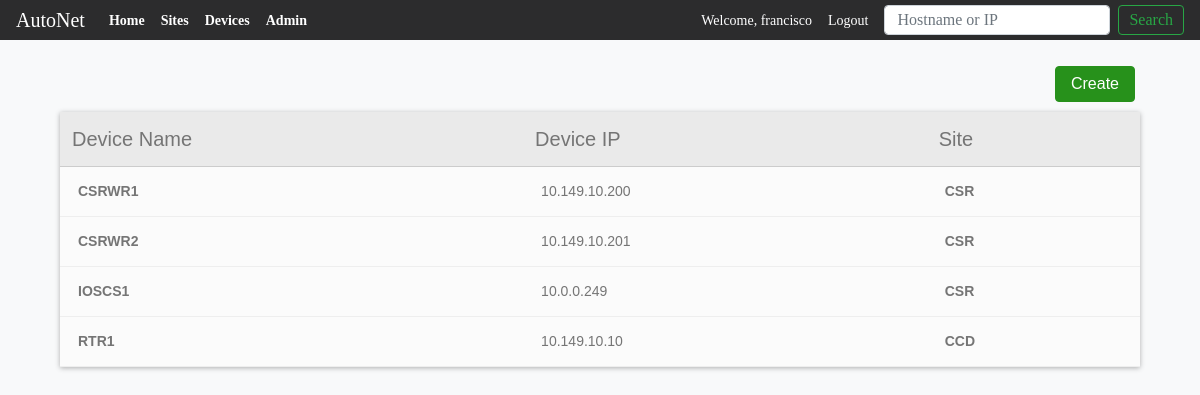
The app's page /devices (signed in), older data.
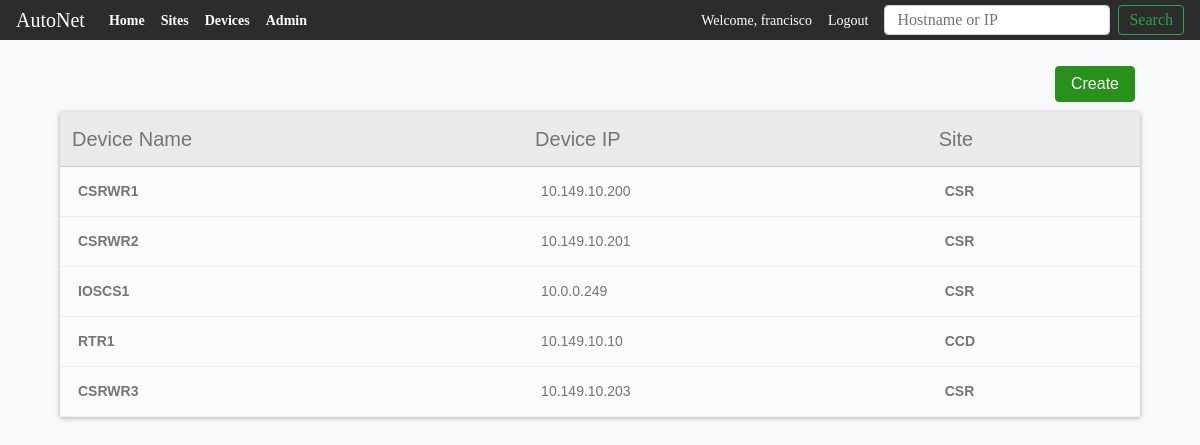
The same page, newer data.
### main_app/models.py (models this page shows, shortened)
class Devices(models.Model):
    VENDOR_LIST = (('C', 'Cisco'), ('J', 'Juniper'), ('A', 'Arista'))
    DEVICE_TYPES = (('R', 'Router'), ('S', 'Switch'), ('F', 'Firewall'))
    CISCO_OS = (('1', 'CISCO IOS'), ('2', 'CISCO IOS-XE'),
                ('3', 'CISCO IOS-XR'), ('4', 'CISCO NX-OS'))
    device_name = models.CharField(max_length=100)
    device_ip = models.GenericIPAddressField()
    device_model = models.CharField(max_length=100, null=True, blank=True)
    device_sn = models.CharField(max_length=250, null=True, blank=True)
    uuid = models.UUIDField( #used by the API to look up the record
                            db_index=True,
                            default=uuid_lib.uuid4,
                            editable=False)
    vendor = models.CharField(choices=VENDOR_LIST, max_length=10,
                                                default=VENDOR_LIST[0])
    device_type = models.CharField(choices=DEVICE_TYPES, max_length=10,
                                                default=DEVICE_TYPES[0])
    operating_system = models.CharField(choices=CISCO_OS, max_length=10,
                                                default=CISCO_OS)
    site = models.ForeignKey(Sites,
                            on_delete=models.CASCADE,
                            related_name = 'devices',
                            )
    objects = models.Manager()

class Sites(models.Model):
    site_name = models.CharField(max_length=100)
    site_location = models.CharField(max_length=250)
    uuid = models.UUIDField( #used by the API to look up the record
                            db_index=True,
                            default=uuid_lib.uuid4,
                            editable=False)
    site_address = models.CharField(max_length=400, null=True)
    site_poc_name = models.CharField(max_length=100)
    site_poc_number = models.CharField(max_length=30)

### main_app/views.py (the view)
# urls.py: path('devices', views.DeviceListView.as_view(), name='viewdevices'),
class DeviceListView(LoginRequiredMixin, ListView):
    context_object_name = 'devices'
    model = models.Devices
    paginate_by = 10

### main_app/templates/main_app/devices_list.html (shortened to what this page needs)
{% extends 'main_app/main_app_base.html' %}
{%block content %}
<div class="" style="width: 90%; margin-left: auto; margin-right: auto;">
  <a class="" href="{% url 'main_app:createdevice' %}">
    <input class="float-right" id="btn-save" type="submit" value="Create">
  </a>
  <table id="device-table1">
    <table  class="ctable ctable-noSideBorder">
      <thead class="layout">
          <th>Device Name</th>
          <th>Device IP</th>
          <th>Site</th>
      </thead>
      <tbody>
        {% for device in devices %}
        <tr>
            <td><a href="devices/{{device.id}}">{{device.device_name}}</a></td>
            <td>{{device.device_ip}}</td>
            <td><a href="sites/{{ device.site.id }}">{{device.site.site_name}}</a></td>
        </tr>
        {%endfor%}
      </tbody>
    </table>
  </table>
</div>
{%endblock content %}

Row changes from the older to the newer data that the page shows:
added Devices: device_name "CSRWR3", device_ip "10.149.10.203", site.site_name "CSR"
